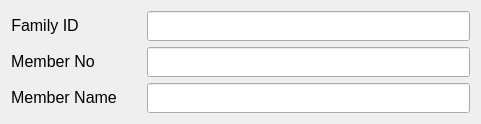
   <widget class="QWidget" name="layoutWidget">
    <property name="geometry">
     <rect>
      <x>180</x>
      <y>490</y>
      <width>481</width>
      <height>111</height>
     </rect>
    </property>
    <layout class="QFormLayout" name="formLayout">
     <property name="horizontalSpacing">
      <number>30</number>
     </property>
     <item row="0" column="0">
      <widget class="QLabel" name="label_1">
       <property name="font">
        <font>
         <pointsize>10</pointsize>
        </font>
       </property>
       <property name="text">
        <string>&lt;html&gt;&lt;head/&gt;&lt;body&gt;&lt;p align=&quot;center&quot;&gt;&lt;span style=&quot; font-size:12pt;&quot;&gt;Family ID&lt;/span&gt;&lt;/p&gt;&lt;/body&gt;&lt;/html&gt;</string>
       </property>
      </widget>
     </item>
     <item row="0" column="1">
      <widget class="QLineEdit" name="lineEdit">
       <property name="minimumSize">
        <size>
         <width>0</width>
         <height>30</height>
        </size>
       </property>
      </widget>
     </item>
     <item row="1" column="0">
      <widget class="QLabel" name="label_2">
       <property name="font">
        <font>
         <pointsize>10</pointsize>
        </font>
       </property>
       <property name="text">
        <string>&lt;html&gt;&lt;head/&gt;&lt;body&gt;&lt;p align=&quot;center&quot;&gt;&lt;span style=&quot; font-size:12pt;&quot;&gt;Member No&lt;/span&gt;&lt;/p&gt;&lt;/body&gt;&lt;/html&gt;</string>
       </property>
      </widget>
     </item>
     <item row="1" column="1">
      <widget class="QLineEdit" name="lineEdit_2">
       <property name="minimumSize">
        <size>
         <width>0</width>
         <height>30</height>
        </size>
       </property>
      </widget>
     </item>
     <item row="2" column="0">
      <widget class="QLabel" name="label_3">
       <property name="font">
        <font>
         <pointsize>10</pointsize>
        </font>
       </property>
       <property name="text">
        <string>&lt;html&gt;&lt;head/&gt;&lt;body&gt;&lt;p align=&quot;center&quot;&gt;&lt;span style=&quot; font-size:12pt;&quot;&gt;Member Name&lt;/span&gt;&lt;/p&gt;&lt;/body&gt;&lt;/html&gt;</string>
       </property>
      </widget>
     </item>
     <item row="2" column="1">
      <widget class="QLineEdit" name="lineEdit_3">
       <property name="minimumSize">
        <size>
         <width>0</width>
         <height>30</height>
        </size>
       </property>
      </widget>
     </item>
    </layout>
   </widget>
